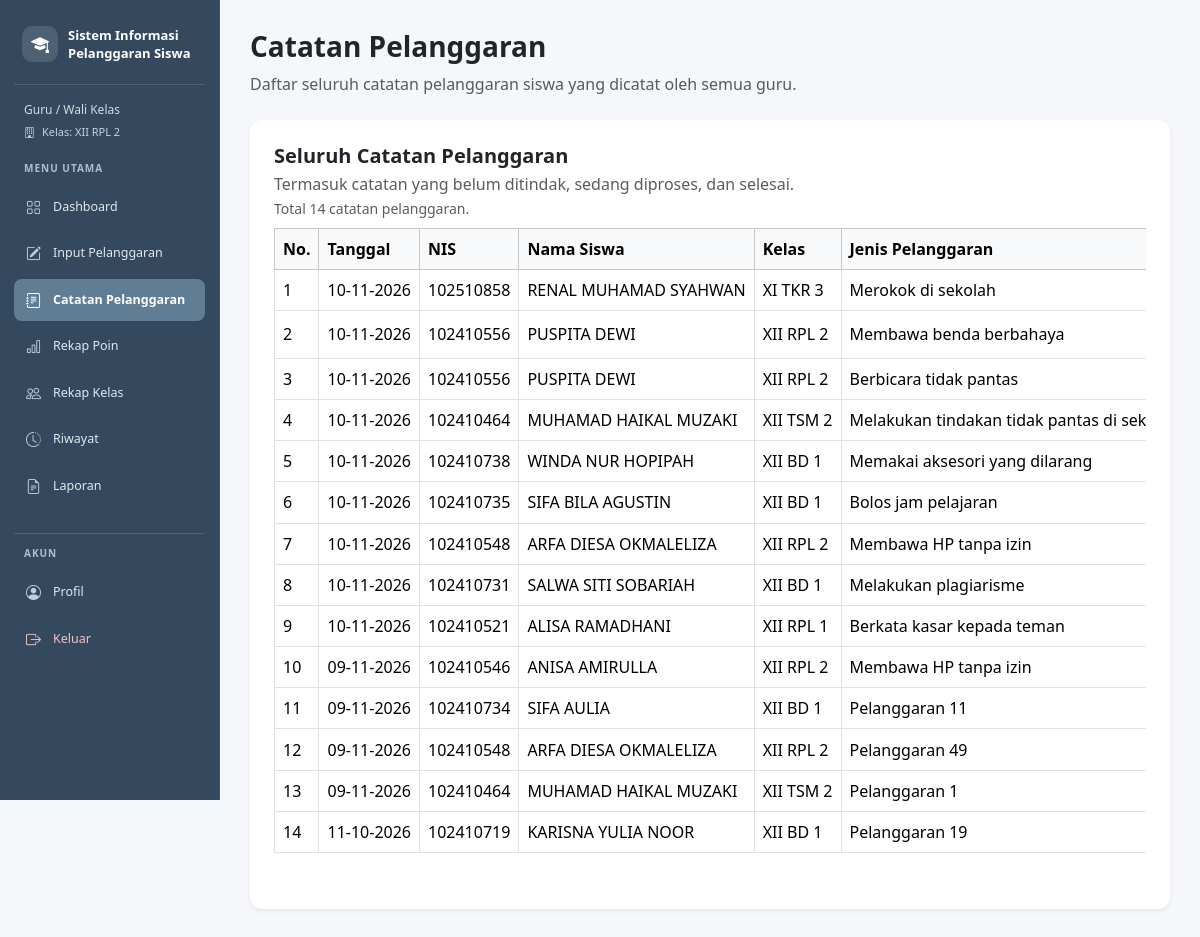
Before: /catatan_pelanggaran.php (signed in) with the older database file.
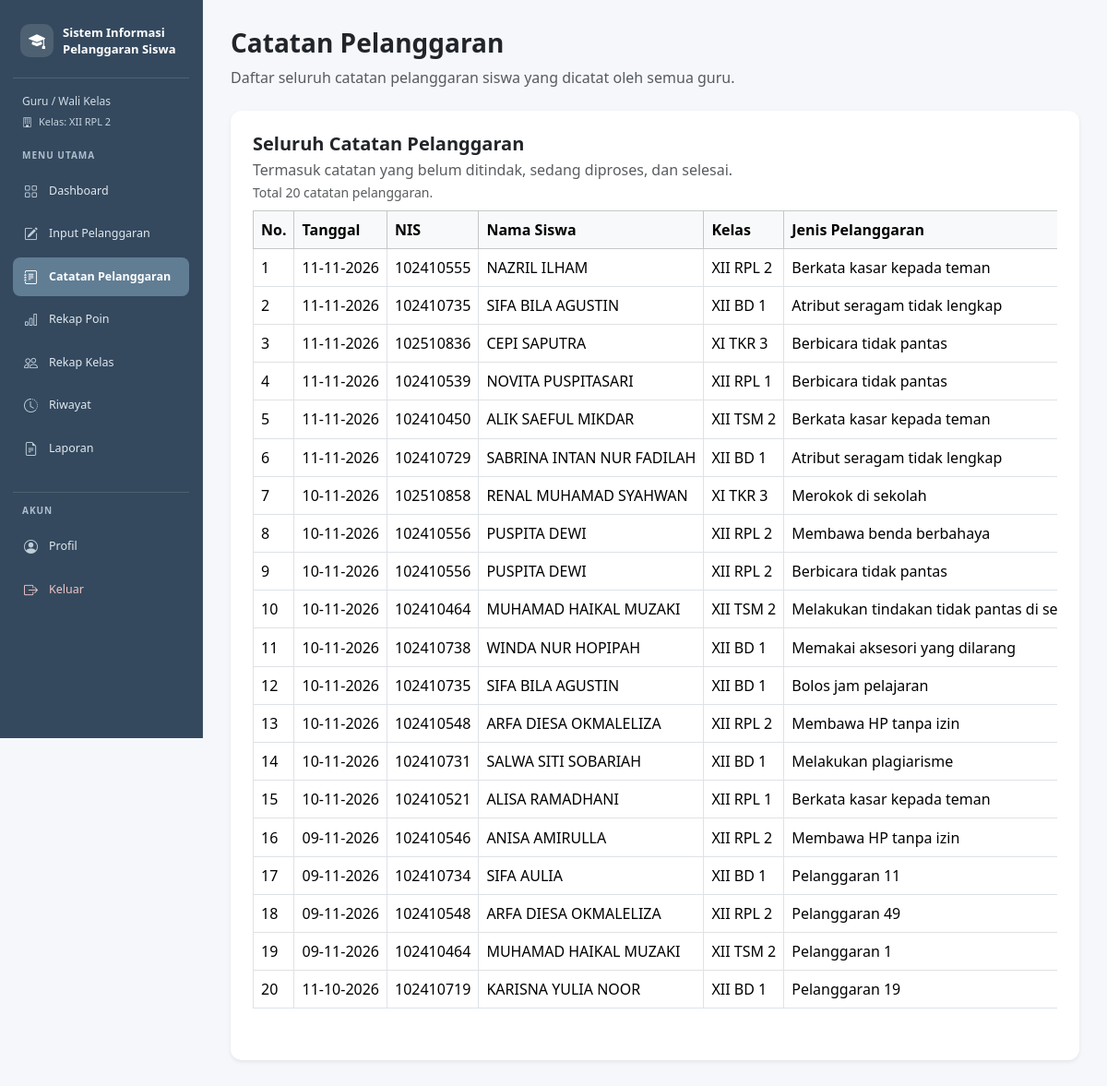
After: the same page with the newer database file.
### tables this page shows
CREATE TABLE `t_wali_kelas` (
  `id` int(11) NOT NULL,
  `tahun_ajaran_id` int(11) NOT NULL,
  `kelas_id` int(11) NOT NULL,
  `guru_id` int(11) NOT NULL,
  `tanggal_mulai` date NOT NULL,
  `tanggal_selesai` date NOT NULL,
  `status_aktif` tinyint(1) NOT NULL,
  `created_at` timestamp NOT NULL DEFAULT current_timestamp(),
  `updated_at` timestamp NOT NULL DEFAULT current_timestamp()
);

CREATE TABLE `t_kelas` (
  `id` int(11) NOT NULL,
  `nama` varchar(100) NOT NULL,
  `tingkat` varchar(20) NOT NULL,
  `jurusan` varchar(100) NOT NULL,
  `status_aktif` tinyint(1) NOT NULL,
  `created_at` timestamp NULL DEFAULT current_timestamp(),
  `updated_at` timestamp NULL DEFAULT current_timestamp()
);

CREATE TABLE `t_pelanggaran_siswa` (
  `id` int(11) NOT NULL,
  `tahun_ajaran_id` int(11) NOT NULL,
  `siswa_id` int(11) NOT NULL,
  `nama_siswa` varchar(150) NOT NULL,
  `kelas_id` int(11) NOT NULL,
  `nama_kelas` varchar(100) NOT NULL,
  `pelanggaran_id` int(11) NOT NULL,
  `nama_pelanggaran` varchar(150) NOT NULL,
  `pelanggaran_kategori_id` int(11) NOT NULL,
  `guru_id` int(11) NOT NULL,
  `nama_guru` varchar(150) NOT NULL,
  `tanggal` date NOT NULL,
  `keterangan` text NOT NULL,
  `poin` int(11) NOT NULL,
  `tindakan` text NOT NULL,
  `status` varchar(30) NOT NULL,
  `created_at` timestamp NOT NULL DEFAULT current_timestamp(),
  `updated_at` timestamp NOT NULL DEFAULT current_timestamp()
);

CREATE TABLE `t_siswa` (
  `id` int(11) NOT NULL,
  `nis` varchar(30) NOT NULL,
  `nisn` varchar(20) NOT NULL,
  `nama` varchar(150) NOT NULL,
  `jenis_kelamin` char(1) NOT NULL,
  `tanggal_lahir` date NOT NULL,
  `alamat` text NOT NULL,
  `status_aktif` tinyint(1) NOT NULL,
  `created_at` timestamp NOT NULL DEFAULT current_timestamp(),
  `updated_at` timestamp NOT NULL DEFAULT current_timestamp()
);

### includes/cek_wali_kelas.php (called while the page is built, shortened)
<?php
$role = strtolower(trim($_SESSION['role'] ?? ''));
if (isset($koneksi) && $role === 'guru') {
    $idUser = (int)($_SESSION['id'] ?? 0);
    $queryWali = "
        SELECT
            w.kelas_id,
            w.tahun_ajaran_id,
            k.nama AS nama_kelas
        FROM t_guru g
        JOIN t_wali_kelas w
            ON w.guru_id = g.id
        JOIN t_kelas k
            ON k.id = w.kelas_id
        JOIN t_tahun_ajaran ta
            ON ta.id = w.tahun_ajaran_id
        WHERE g.user_id = ?
            AND g.status_aktif = 1
            AND w.status_aktif = 1
            AND k.status_aktif = 1
            AND ta.status_aktif = 1
        ORDER BY w.id DESC
        LIMIT 1
    ";
    $stmtWali = mysqli_prepare($koneksi, $queryWali);
    if ($stmtWali) {
        mysqli_stmt_bind_param($stmtWali, "i", $idUser);
        mysqli_stmt_execute($stmtWali);
        $hasilWali = mysqli_stmt_get_result($stmtWali);
        if ($dataWali = mysqli_fetch_assoc($hasilWali)) {
            $isWaliKelas = true;
            $namaKelasWali = $dataWali['nama_kelas'];
        }
    }
}

### catatan_pelanggaran.php (the view, shortened to what this page needs)
<?php
include "config/koneksi.php";
$menuAktif = "catatan_pelanggaran";
function e($nilai) {
    return htmlspecialchars((string)($nilai ?? ''), ENT_QUOTES, 'UTF-8');
}
$queryTerbaru = mysqli_query($koneksi, "
    SELECT
        ps.id,
        ps.guru_id,
        ps.nama_siswa,
        s.nis,
        ps.nama_kelas,
        ps.nama_pelanggaran,
        ps.tanggal,
        ps.keterangan,
        ps.poin,
        ps.nama_guru,
        ps.tindakan,
        ps.status
    FROM t_pelanggaran_siswa ps
    LEFT JOIN t_siswa s ON ps.siswa_id = s.id
    ORDER BY ps.tanggal DESC, ps.id DESC
");
$daftarTerbaru = [];
while ($data = mysqli_fetch_assoc($queryTerbaru)) {
    $daftarTerbaru[] = $data;
}
$totalData = count($daftarTerbaru);
?>
<!DOCTYPE html>
<html lang="id">
<head>
    <link href="https://cdn.jsdelivr.net/npm/bootstrap@5.3.3/dist/css/bootstrap.min.css" rel="stylesheet">
</head>
<body>
<?php include "includes/sidebar.php"; ?>
<main class="konten">
    <div class="mb-4">
        <h3 class="fw-bold">Catatan Pelanggaran</h3>
        <p class="text-muted mb-0">
            Daftar seluruh catatan pelanggaran siswa yang dicatat oleh semua guru.
        </p>
    </div>
    <div class="card kartu shadow-sm">
        <div class="card-body p-4">
            <div class="d-flex justify-content-between align-items-center flex-wrap gap-2 mb-3">
                <div>
                    <h5 class="fw-bold mb-1">Seluruh Catatan Pelanggaran</h5>
                    <p class="text-muted mb-0">
                        Termasuk catatan yang belum ditindak, sedang diproses, dan selesai.
                    </p>
                    <small class="text-muted">
                        Total <?= $totalData ?> catatan pelanggaran.
                    </small>
                </div>
            <div class="table-responsive">
                <table class="table table-bordered table-hover tabel-terbaru align-middle">
                    <thead class="table-light">
                        <tr>
                            <th>No.</th>
                            <th>Tanggal</th>
                            <th>NIS</th>
                            <th>Nama Siswa</th>
                            <th>Kelas</th>
                            <th>Jenis Pelanggaran</th>
                        </tr>
                    </thead>
                    <tbody>
                        <?php if ($totalData > 0): ?>
                            <?php $no = 1; ?>
                            <?php foreach ($daftarTerbaru as $data): ?>
                                <?php
                                $tanggal = '-';
                                if (!empty($data['tanggal']) && strtotime($data['tanggal']) !== false) {
                                    $tanggal = date('d-m-Y', strtotime($data['tanggal']));
                                }
                                ?>
                                <tr>
                                    <td><?= $no++ ?></td>
                                    <td><?= e($tanggal) ?></td>
                                    <td><?= e($data['nis'] ?? '-') ?></td>
                                    <td><?= e($data['nama_siswa']) ?></td>
                                    <td><?= e($data['nama_kelas']) ?></td>
                                    <td><?= e($data['nama_pelanggaran']) ?></td>
                                </tr>
                            <?php endforeach; ?>
                        <?php endif; ?>
                    </tbody>
                </table>
            </div>
        </div>
    </div>
</main>
</body>
</html>

### includes/sidebar.php (shortened to what this page needs)
<?php
require_once __DIR__ . '/cek_wali_kelas.php';
$menuAktif = $menuAktif ?? "";
$menuAdmin = [
    ["Dashboard", "dashboard.php", "dashboard", "bi-grid"],
    ["Kelola Guru", "data_guru.php", "guru", "bi-person-badge"],
    ["Kelola Siswa", "siswa.php", "siswa", "bi-people"],
    ["Kelola Kelas", "kelas.php", "kelas", "bi-building"],
    ["Kelola Tahun Ajaran", "tahun_ajaran.php", "tahun_ajaran", "bi-calendar3"],
    ["Penempatan Siswa", "penempatan_siswa.php", "penempatan", "bi-diagram-3"],
    ["Kelola Wali Kelas", "wali_kelas.php", "wali_kelas", "bi-person-workspace"],
    ["Kategori Pelanggaran", "kategori_pelanggaran.php", "kategori", "bi-tags"],
    ["Jenis Pelanggaran", "jenis_pelanggaran.php", "jenis", "bi-list-check"],
    ["Rekap Poin", "rekap_poin.php", "rekap_poin", "bi-bar-chart"],
    ["About Me", "about.php", "about", "bi-info-circle"],
    ["Laporan", "laporan.php", "laporan", "bi-file-earmark-text"]
];
$menuGuru = [
    ["Dashboard", "dashboard.php", "dashboard", "bi-grid"],
    ["Input Pelanggaran", "input_pelanggaran.php", "input_pelanggaran", "bi-pencil-square"],
    ["Catatan Pelanggaran", "catatan_pelanggaran.php", "catatan_pelanggaran", "bi-journal-text"],
    ["Rekap Poin", "rekap_poin.php", "rekap_poin", "bi-bar-chart"],
    ["Riwayat", "riwayat.php", "riwayat", "bi-clock-history"]
];
$menuWaliKelas = [
    ["Dashboard", "dashboard.php", "dashboard", "bi-grid"],
    ["Input Pelanggaran", "input_pelanggaran.php", "input_pelanggaran", "bi-pencil-square"],
    ["Catatan Pelanggaran", "catatan_pelanggaran.php", "catatan_pelanggaran", "bi-journal-text"],
    ["Rekap Poin", "rekap_poin.php", "rekap_poin", "bi-bar-chart"],
    ["Rekap Kelas", "rekap_kelas.php", "rekap_kelas", "bi-people"],
    ["Riwayat", "riwayat.php", "riwayat", "bi-clock-history"],
    ["Laporan", "laporan.php", "laporan", "bi-file-earmark-text"]
];
if ($role === "admin") {
    $daftarMenu = $menuAdmin;
    $labelRole = "Administrator";
} elseif ($role === "guru" && $isWaliKelas) {
    $daftarMenu = $menuWaliKelas;
    $labelRole = "Guru / Wali Kelas";
} elseif ($role === "guru") {
    $daftarMenu = $menuGuru;
    $labelRole = "Guru";
} else {
    $daftarMenu = [];
    $labelRole = "Pengguna";
}
?>
<link rel="stylesheet"
      href="https://cdn.jsdelivr.net/npm/bootstrap-icons@1.11.3/font/bootstrap-icons.min.css">
<div class="sidebar-ukk">
    <div class="brand-sidebar">
        <div class="brand-icon">
            <i class="bi bi-mortarboard-fill"></i>
        </div>
        <p class="brand-title">
            Sistem Informasi<br>
            Pelanggaran Siswa
        </p>
    </div>
    <div class="role-label">
        <?= htmlspecialchars($labelRole, ENT_QUOTES, 'UTF-8'); ?>
    </div>
    <?php if ($role === "guru" && $isWaliKelas): ?>
        <div class="kelas-label">
            <i class="bi bi-building me-1"></i>
            Kelas: <?= htmlspecialchars($namaKelasWali, ENT_QUOTES, 'UTF-8'); ?>
        </div>
    <?php else: ?>
        <div class="mb-3"></div>
    <?php endif; ?>
    <div class="menu-label">Menu Utama</div>
    <ul class="nav nav-pills flex-column">
        <?php foreach ($daftarMenu as $menu): ?>
            <li class="nav-item">
                <a href="<?= htmlspecialchars($menu[1], ENT_QUOTES, 'UTF-8'); ?>"
                   class="nav-link <?= $menuAktif === $menu[2] ? 'active' : ''; ?>">
                    <i class="bi <?= htmlspecialchars($menu[3], ENT_QUOTES, 'UTF-8'); ?>"></i>
                    <span>
                        <?= htmlspecialchars($menu[0], ENT_QUOTES, 'UTF-8'); ?>
                    </span>
                </a>
            </li>
        <?php endforeach; ?>
    </ul>
    <div class="sidebar-bottom">
        <div class="menu-label">Akun</div>
        <a href="profil.php"
           class="nav-link <?= $menuAktif === 'profil' ? 'active' : ''; ?>">
            <i class="bi bi-person-circle"></i>
            <span>Profil</span>
        </a>
        <a href="logout.php" class="nav-link logout">
            <i class="bi bi-box-arrow-right"></i>
            <span>Keluar</span>
        </a>
    </div>
</div>

### catatan_pelanggaran.php (style rules this page uses)
body { background: #f5f7fb; }
.konten { margin-left: 220px; padding: 30px; min-height: 100vh; }
.kartu { border: 0; border-radius: 12px; }
.tabel-terbaru th, .tabel-terbaru td { vertical-align: middle; white-space: nowrap; }

### includes/sidebar.php (style rules this page uses)
.sidebar-ukk { position: fixed; top: 0; left: 0; width: 220px; height: 100vh; padding: 22px 14px; background: #34495E; color: #FFFFFF; overflow-y: auto; z-index: 1100; box-sizing: border-box; border-right: 1px solid rgba(255,255,255,0.06); }
.sidebar-ukk .brand-sidebar { display: flex; align-items: center; gap: 10px; padding: 4px 8px 22px; margin-bottom: 16px; border-bottom: 1px solid rgba(255,255,255,0.13); }
.sidebar-ukk .brand-icon { width: 36px; height: 36px; display: flex; align-items: center; justify-content: center; flex-shrink: 0; border-radius: 10px; background: rgba(255,255,255,0.13); color: #FFFFFF; font-size: 18px; }
.sidebar-ukk .brand-title { font-size: 13px; font-weight: 700; line-height: 1.4; color: #FFFFFF; margin: 0; }
.sidebar-ukk .role-label { color: #D1DCE6; font-size: 12px; padding: 0 10px; margin-bottom: 5px; }
.sidebar-ukk .kelas-label { color: #C4D3E0; font-size: 11px; padding: 0 10px; margin-bottom: 20px; }
.sidebar-ukk .menu-label { color: #AEBECD; font-size: 10px; font-weight: 700; letter-spacing: 1px; padding: 0 10px; margin-bottom: 10px; text-transform: uppercase; }
.sidebar-ukk .nav-link { display: flex; align-items: center; gap: 11px; border-radius: 8px; padding: 10px 11px; margin-bottom: 4px; color: #E1E8EF; font-size: 12.5px; font-weight: 500; transition: all 0.2s ease; }
.sidebar-ukk .nav-link i { width: 17px; font-size: 15px; text-align: center; color: #C0CEDA; }
.sidebar-ukk .nav-link.active { background: #607D94; color: #FFFFFF; font-weight: 600; }
.sidebar-ukk .nav-link.active i { color: #FFFFFF; }
.sidebar-ukk .nav-link.logout { color: #F0C5C5; }
.sidebar-ukk .nav-link.logout i { color: #F0C5C5; }
.sidebar-ukk .sidebar-bottom { margin-top: 22px; padding-top: 12px; border-top: 1px solid rgba(255,255,255,0.13); }

Changed rows visible on the page:
added t_pelanggaran_siswa: tanggal "11-11-2026", siswa.nis "102410555", nama_siswa "NAZRIL ILHAM", nama_kelas "XII RPL 2", nama_pelanggaran "Berkata kasar kepada teman"
added t_pelanggaran_siswa: tanggal "11-11-2026", siswa.nis "102410735", nama_siswa "SIFA BILA AGUSTIN", nama_kelas "XII BD 1", nama_pelanggaran "Atribut seragam tidak lengkap"
added t_pelanggaran_siswa: tanggal "11-11-2026", siswa.nis "102510836", nama_siswa "CEPI SAPUTRA", nama_kelas "XI TKR 3", nama_pelanggaran "Berbicara tidak pantas"
added t_pelanggaran_siswa: tanggal "11-11-2026", siswa.nis "102410539", nama_siswa "NOVITA PUSPITASARI", nama_kelas "XII RPL 1", nama_pelanggaran "Berbicara tidak pantas"
added t_pelanggaran_siswa: tanggal "11-11-2026", siswa.nis "102410450", nama_siswa "ALIK SAEFUL MIKDAR", nama_kelas "XII TSM 2", nama_pelanggaran "Berkata kasar kepada teman"
added t_pelanggaran_siswa: tanggal "11-11-2026", siswa.nis "102410729", nama_siswa "SABRINA INTAN NUR FADILAH", nama_kelas "XII BD 1", nama_pelanggaran "Atribut seragam tidak lengkap"
Other visible differences:
$totalData: "14" → "20"
